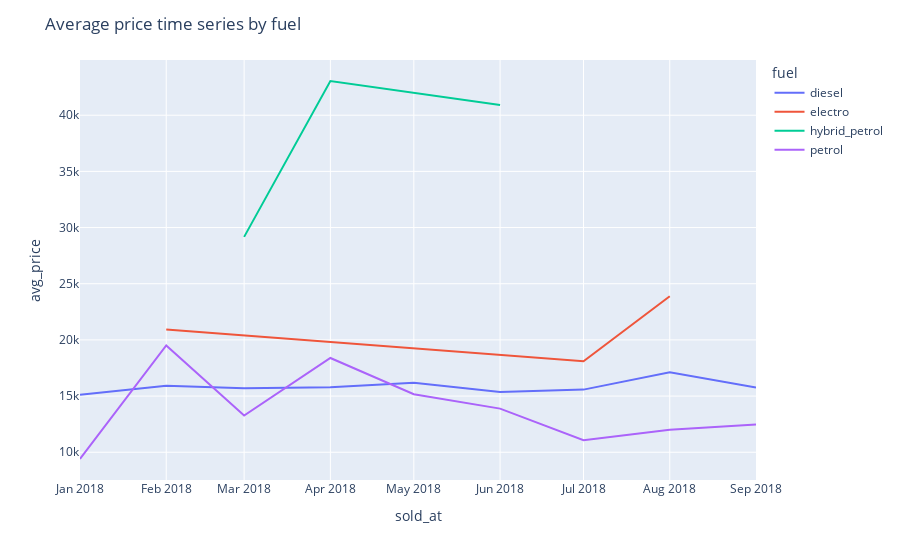
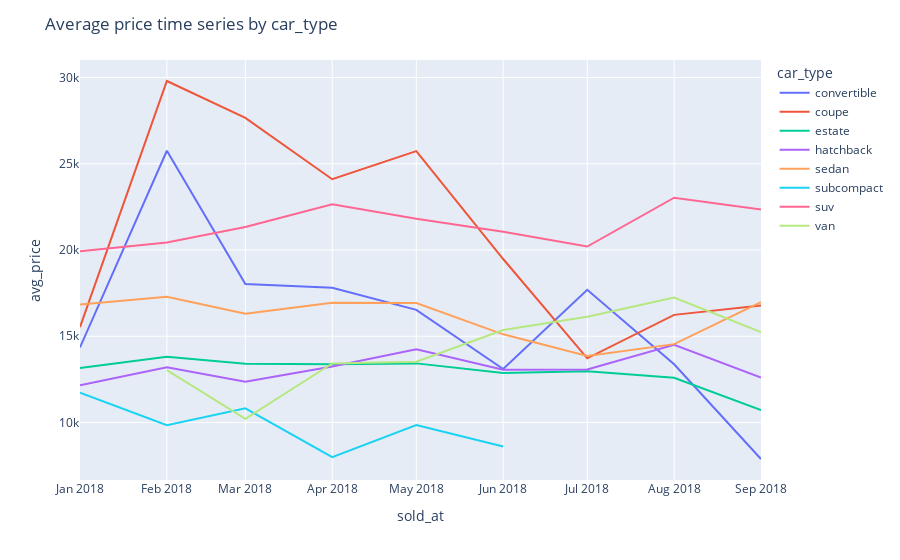
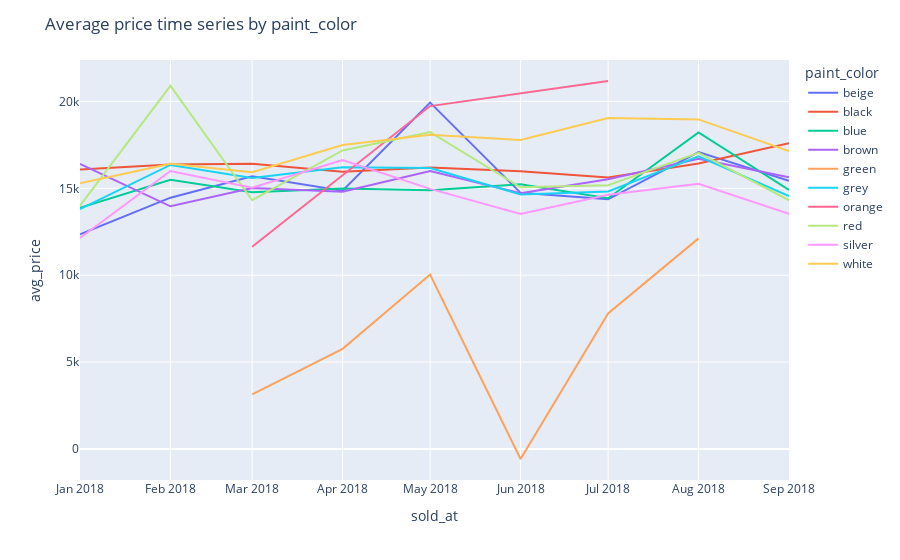

The cell these charts' notebook holds for them, in order:
### Code cell
plot_avg_target_time_series_by_features(data_q2, small_cardinality_features)

### Figure 1 — Plotly figure (JSON) as saved in the notebook; plotly's stock layout.template omitted (floating-point values rounded to 4 significant figures)
{"data": [{"hovertemplate": "fuel=diesel<br>sold_at=%{x}<br>avg_price=%{y}<extra></extra>", "legendgroup": "diesel", "line": {"color": "#636efa", "dash": "solid"}, "marker": {"symbol": "circle"}, "mode": "lines", "name": "diesel", "orientation": "v", "showlegend": true, "type": "scatter", "x": ["2018-01-01", "2018-02-01", "2018-03-01", "2018-04-01", "2018-05-01", "2018-06-01", "2018-07-01", "2018-08-01", "2018-09-01"], "xaxis": "x", "y": [15120.0, 15920.0, 15700.0, 15790.0, 16180.0, 15370.0, 15580.0, 17130.0, 15760.0], "yaxis": "y"}, {"hovertemplate": "fuel=electro<br>sold_at=%{x}<br>avg_price=%{y}<extra></extra>", "legendgroup": "electro", "line": {"color": "#EF553B", "dash": "solid"}, "marker": {"symbol": "circle"}, "mode": "lines", "name": "electro", "orientation": "v", "showlegend": true, "type": "scatter", "x": ["2018-02-01", "2018-07-01", "2018-08-01"], "xaxis": "x", "y": [20920.0, 18090.0, 23880.0], "yaxis": "y"}, {"hovertemplate": "fuel=hybrid_petrol<br>sold_at=%{x}<br>avg_price=%{y}<extra></extra>", "legendgroup": "hybrid_petrol", "line": {"color": "#00cc96", "dash": "solid"}, "marker": {"symbol": "circle"}, "mode": "lines", "name": "hybrid_petrol", "orientation": "v", "showlegend": true, "type": "scatter", "x": ["2018-03-01", "2018-04-01", "2018-06-01"], "xaxis": "x", "y": [29170.0, 43040.0, 40910.0], "yaxis": "y"}, {"hovertemplate": "fuel=petrol<br>sold_at=%{x}<br>avg_price=%{y}<extra></extra>", "legendgroup": "petrol", "line": {"color": "#ab63fa", "dash": "solid"}, "marker": {"symbol": "circle"}, "mode": "lines", "name": "petrol", "orientation": "v", "showlegend": true, "type": "scatter", "x": ["2018-01-01", "2018-02-01", "2018-03-01", "2018-04-01", "2018-05-01", "2018-06-01", "2018-07-01", "2018-08-01", "2018-09-01"], "xaxis": "x", "y": [9399.0, 19510.0, 13260.0, 18390.0, 15160.0, 13880.0, 11070.0, 12010.0, 12470.0], "yaxis": "y"}], "layout": {"legend": {"title": {"text": "fuel"}, "tracegroupgap": 0}, "margin": {"t": 60}, "title": {"text": "Average price time series by fuel"}, "xaxis": {"anchor": "y", "domain": [0, 1], "title": {"text": "sold_at"}}, "yaxis": {"anchor": "x", "domain": [0, 1], "title": {"text": "avg_price"}}}}

### Figure 2 — Plotly figure (JSON) as saved in the notebook; plotly's stock layout.template omitted (floating-point values rounded to 4 significant figures)
{"data": [{"hovertemplate": "car_type=convertible<br>sold_at=%{x}<br>avg_price=%{y}<extra></extra>", "legendgroup": "convertible", "line": {"color": "#636efa", "dash": "solid"}, "marker": {"symbol": "circle"}, "mode": "lines", "name": "convertible", "orientation": "v", "showlegend": true, "type": "scatter", "x": ["2018-01-01", "2018-02-01", "2018-03-01", "2018-04-01", "2018-05-01", "2018-06-01", "2018-07-01", "2018-08-01", "2018-09-01"], "xaxis": "x", "y": [14360.0, 25750.0, 18030.0, 17810.0, 16530.0, 13100.0, 17690.0, 13380.0, 7887.0], "yaxis": "y"}, {"hovertemplate": "car_type=coupe<br>sold_at=%{x}<br>avg_price=%{y}<extra></extra>", "legendgroup": "coupe", "line": {"color": "#EF553B", "dash": "solid"}, "marker": {"symbol": "circle"}, "mode": "lines", "name": "coupe", "orientation": "v", "showlegend": true, "type": "scatter", "x": ["2018-01-01", "2018-02-01", "2018-03-01", "2018-04-01", "2018-05-01", "2018-06-01", "2018-07-01", "2018-08-01", "2018-09-01"], "xaxis": "x", "y": [15530.0, 29800.0, 27660.0, 24100.0, 25730.0, 19480.0, 13720.0, 16240.0, 16790.0], "yaxis": "y"}, {"hovertemplate": "car_type=estate<br>sold_at=%{x}<br>avg_price=%{y}<extra></extra>", "legendgroup": "estate", "line": {"color": "#00cc96", "dash": "solid"}, "marker": {"symbol": "circle"}, "mode": "lines", "name": "estate", "orientation": "v", "showlegend": true, "type": "scatter", "x": ["2018-01-01", "2018-02-01", "2018-03-01", "2018-04-01", "2018-05-01", "2018-06-01", "2018-07-01", "2018-08-01", "2018-09-01"], "xaxis": "x", "y": [13160.0, 13820.0, 13410.0, 13380.0, 13430.0, 12880.0, 12970.0, 12590.0, 10720.0], "yaxis": "y"}, {"hovertemplate": "car_type=hatchback<br>sold_at=%{x}<br>avg_price=%{y}<extra></extra>", "legendgroup": "hatchback", "line": {"color": "#ab63fa", "dash": "solid"}, "marker": {"symbol": "circle"}, "mode": "lines", "name": "hatchback", "orientation": "v", "showlegend": true, "type": "scatter", "x": ["2018-01-01", "2018-02-01", "2018-03-01", "2018-04-01", "2018-05-01", "2018-06-01", "2018-07-01", "2018-08-01", "2018-09-01"], "xaxis": "x", "y": [12170.0, 13200.0, 12360.0, 13250.0, 14250.0, 13060.0, 13080.0, 14510.0, 12610.0], "yaxis": "y"}, {"hovertemplate": "car_type=sedan<br>sold_at=%{x}<br>avg_price=%{y}<extra></extra>", "legendgroup": "sedan", "line": {"color": "#FFA15A", "dash": "solid"}, "marker": {"symbol": "circle"}, "mode": "lines", "name": "sedan", "orientation": "v", "showlegend": true, "type": "scatter", "x": ["2018-01-01", "2018-02-01", "2018-03-01", "2018-04-01", "2018-05-01", "2018-06-01", "2018-07-01", "2018-08-01", "2018-09-01"], "xaxis": "x", "y": [16840.0, 17290.0, 16310.0, 16950.0, 16920.0, 15110.0, 13860.0, 14540.0, 16980.0], "yaxis": "y"}, {"hovertemplate": "car_type=subcompact<br>sold_at=%{x}<br>avg_price=%{y}<extra></extra>", "legendgroup": "subcompact", "line": {"color": "#19d3f3", "dash": "solid"}, "marker": {"symbol": "circle"}, "mode": "lines", "name": "subcompact", "orientation": "v", "showlegend": true, "type": "scatter", "x": ["2018-01-01", "2018-02-01", "2018-03-01", "2018-04-01", "2018-05-01", "2018-06-01"], "xaxis": "x", "y": [11730.0, 9842.0, 10830.0, 7996.0, 9854.0, 8608.0], "yaxis": "y"}, {"hovertemplate": "car_type=suv<br>sold_at=%{x}<br>avg_price=%{y}<extra></extra>", "legendgroup": "suv", "line": {"color": "#FF6692", "dash": "solid"}, "marker": {"symbol": "circle"}, "mode": "lines", "name": "suv", "orientation": "v", "showlegend": true, "type": "scatter", "x": ["2018-01-01", "2018-02-01", "2018-03-01", "2018-04-01", "2018-05-01", "2018-06-01", "2018-07-01", "2018-08-01", "2018-09-01"], "xaxis": "x", "y": [19920.0, 20440.0, 21330.0, 22650.0, 21810.0, 21060.0, 20200.0, 23030.0, 22350.0], "yaxis": "y"}, {"hovertemplate": "car_type=van<br>sold_at=%{x}<br>avg_price=%{y}<extra></extra>", "legendgroup": "van", "line": {"color": "#B6E880", "dash": "solid"}, "marker": {"symbol": "circle"}, "mode": "lines", "name": "van", "orientation": "v", "showlegend": true, "type": "scatter", "x": ["2018-02-01", "2018-03-01", "2018-04-01", "2018-05-01", "2018-06-01", "2018-07-01", "2018-08-01", "2018-09-01"], "xaxis": "x", "y": [13040.0, 10210.0, 13420.0, 13520.0, 15370.0, 16130.0, 17240.0, 15240.0], "yaxis": "y"}], "layout": {"legend": {"title": {"text": "car_type"}, "tracegroupgap": 0}, "margin": {"t": 60}, "title": {"text": "Average price time series by car_type"}, "xaxis": {"anchor": "y", "domain": [0, 1], "title": {"text": "sold_at"}}, "yaxis": {"anchor": "x", "domain": [0, 1], "title": {"text": "avg_price"}}}}

### Figure 3 — Plotly figure (JSON) as saved in the notebook; plotly's stock layout.template omitted (floating-point values rounded to 4 significant figures)
{"data": [{"hovertemplate": "paint_color=beige<br>sold_at=%{x}<br>avg_price=%{y}<extra></extra>", "legendgroup": "beige", "line": {"color": "#636efa", "dash": "solid"}, "marker": {"symbol": "circle"}, "mode": "lines", "name": "beige", "orientation": "v", "showlegend": true, "type": "scatter", "x": ["2018-01-01", "2018-02-01", "2018-03-01", "2018-04-01", "2018-05-01", "2018-06-01", "2018-07-01", "2018-08-01", "2018-09-01"], "xaxis": "x", "y": [12350.0, 14460.0, 15700.0, 14870.0, 19930.0, 14740.0, 14370.0, 17080.0, 15440.0], "yaxis": "y"}, {"hovertemplate": "paint_color=black<br>sold_at=%{x}<br>avg_price=%{y}<extra></extra>", "legendgroup": "black", "line": {"color": "#EF553B", "dash": "solid"}, "marker": {"symbol": "circle"}, "mode": "lines", "name": "black", "orientation": "v", "showlegend": true, "type": "scatter", "x": ["2018-01-01", "2018-02-01", "2018-03-01", "2018-04-01", "2018-05-01", "2018-06-01", "2018-07-01", "2018-08-01", "2018-09-01"], "xaxis": "x", "y": [16080.0, 16370.0, 16420.0, 15950.0, 16200.0, 15980.0, 15620.0, 16420.0, 17600.0], "yaxis": "y"}, {"hovertemplate": "paint_color=blue<br>sold_at=%{x}<br>avg_price=%{y}<extra></extra>", "legendgroup": "blue", "line": {"color": "#00cc96", "dash": "solid"}, "marker": {"symbol": "circle"}, "mode": "lines", "name": "blue", "orientation": "v", "showlegend": true, "type": "scatter", "x": ["2018-01-01", "2018-02-01", "2018-03-01", "2018-04-01", "2018-05-01", "2018-06-01", "2018-07-01", "2018-08-01", "2018-09-01"], "xaxis": "x", "y": [13880.0, 15500.0, 14780.0, 14990.0, 14890.0, 15230.0, 14430.0, 18210.0, 14900.0], "yaxis": "y"}, {"hovertemplate": "paint_color=brown<br>sold_at=%{x}<br>avg_price=%{y}<extra></extra>", "legendgroup": "brown", "line": {"color": "#ab63fa", "dash": "solid"}, "marker": {"symbol": "circle"}, "mode": "lines", "name": "brown", "orientation": "v", "showlegend": true, "type": "scatter", "x": ["2018-01-01", "2018-02-01", "2018-03-01", "2018-04-01", "2018-05-01", "2018-06-01", "2018-07-01", "2018-08-01", "2018-09-01"], "xaxis": "x", "y": [16400.0, 13970.0, 15020.0, 14800.0, 16000.0, 14720.0, 15520.0, 16700.0, 15640.0], "yaxis": "y"}, {"hovertemplate": "paint_color=green<br>sold_at=%{x}<br>avg_price=%{y}<extra></extra>", "legendgroup": "green", "line": {"color": "#FFA15A", "dash": "solid"}, "marker": {"symbol": "circle"}, "mode": "lines", "name": "green", "orientation": "v", "showlegend": true, "type": "scatter", "x": ["2018-03-01", "2018-04-01", "2018-05-01", "2018-06-01", "2018-07-01", "2018-08-01"], "xaxis": "x", "y": [3141.0, 5765.0, 10040.0, -578.1, 7795.0, 12120.0], "yaxis": "y"}, {"hovertemplate": "paint_color=grey<br>sold_at=%{x}<br>avg_price=%{y}<extra></extra>", "legendgroup": "grey", "line": {"color": "#19d3f3", "dash": "solid"}, "marker": {"symbol": "circle"}, "mode": "lines", "name": "grey", "orientation": "v", "showlegend": true, "type": "scatter", "x": ["2018-01-01", "2018-02-01", "2018-03-01", "2018-04-01", "2018-05-01", "2018-06-01", "2018-07-01", "2018-08-01", "2018-09-01"], "xaxis": "x", "y": [13800.0, 16350.0, 15600.0, 16220.0, 16170.0, 14650.0, 14820.0, 16840.0, 14550.0], "yaxis": "y"}, {"hovertemplate": "paint_color=orange<br>sold_at=%{x}<br>avg_price=%{y}<extra></extra>", "legendgroup": "orange", "line": {"color": "#FF6692", "dash": "solid"}, "marker": {"symbol": "circle"}, "mode": "lines", "name": "orange", "orientation": "v", "showlegend": true, "type": "scatter", "x": ["2018-03-01", "2018-05-01", "2018-07-01"], "xaxis": "x", "y": [11640.0, 19730.0, 21180.0], "yaxis": "y"}, {"hovertemplate": "paint_color=red<br>sold_at=%{x}<br>avg_price=%{y}<extra></extra>", "legendgroup": "red", "line": {"color": "#B6E880", "dash": "solid"}, "marker": {"symbol": "circle"}, "mode": "lines", "name": "red", "orientation": "v", "showlegend": true, "type": "scatter", "x": ["2018-01-01", "2018-02-01", "2018-03-01", "2018-04-01", "2018-05-01", "2018-06-01", "2018-07-01", "2018-08-01", "2018-09-01"], "xaxis": "x", "y": [14000.0, 20900.0, 14310.0, 17180.0, 18240.0, 15060.0, 15180.0, 17040.0, 14310.0], "yaxis": "y"}, {"hovertemplate": "paint_color=silver<br>sold_at=%{x}<br>avg_price=%{y}<extra></extra>", "legendgroup": "silver", "line": {"color": "#FF97FF", "dash": "solid"}, "marker": {"symbol": "circle"}, "mode": "lines", "name": "silver", "orientation": "v", "showlegend": true, "type": "scatter", "x": ["2018-01-01", "2018-02-01", "2018-03-01", "2018-04-01", "2018-05-01", "2018-06-01", "2018-07-01", "2018-08-01", "2018-09-01"], "xaxis": "x", "y": [12150.0, 16000.0, 15030.0, 16630.0, 14970.0, 13520.0, 14640.0, 15270.0, 13530.0], "yaxis": "y"}, {"hovertemplate": "paint_color=white<br>sold_at=%{x}<br>avg_price=%{y}<extra></extra>", "legendgroup": "white", "line": {"color": "#FECB52", "dash": "solid"}, "marker": {"symbol": "circle"}, "mode": "lines", "name": "white", "orientation": "v", "showlegend": true, "type": "scatter", "x": ["2018-01-01", "2018-02-01", "2018-03-01", "2018-04-01", "2018-05-01", "2018-06-01", "2018-07-01", "2018-08-01", "2018-09-01"], "xaxis": "x", "y": [15300.0, 16410.0, 15930.0, 17490.0, 18080.0, 17790.0, 19050.0, 18970.0, 17140.0], "yaxis": "y"}], "layout": {"legend": {"title": {"text": "paint_color"}, "tracegroupgap": 0}, "margin": {"t": 60}, "title": {"text": "Average price time series by paint_color"}, "xaxis": {"anchor": "y", "domain": [0, 1], "title": {"text": "sold_at"}}, "yaxis": {"anchor": "x", "domain": [0, 1], "title": {"text": "avg_price"}}}}
